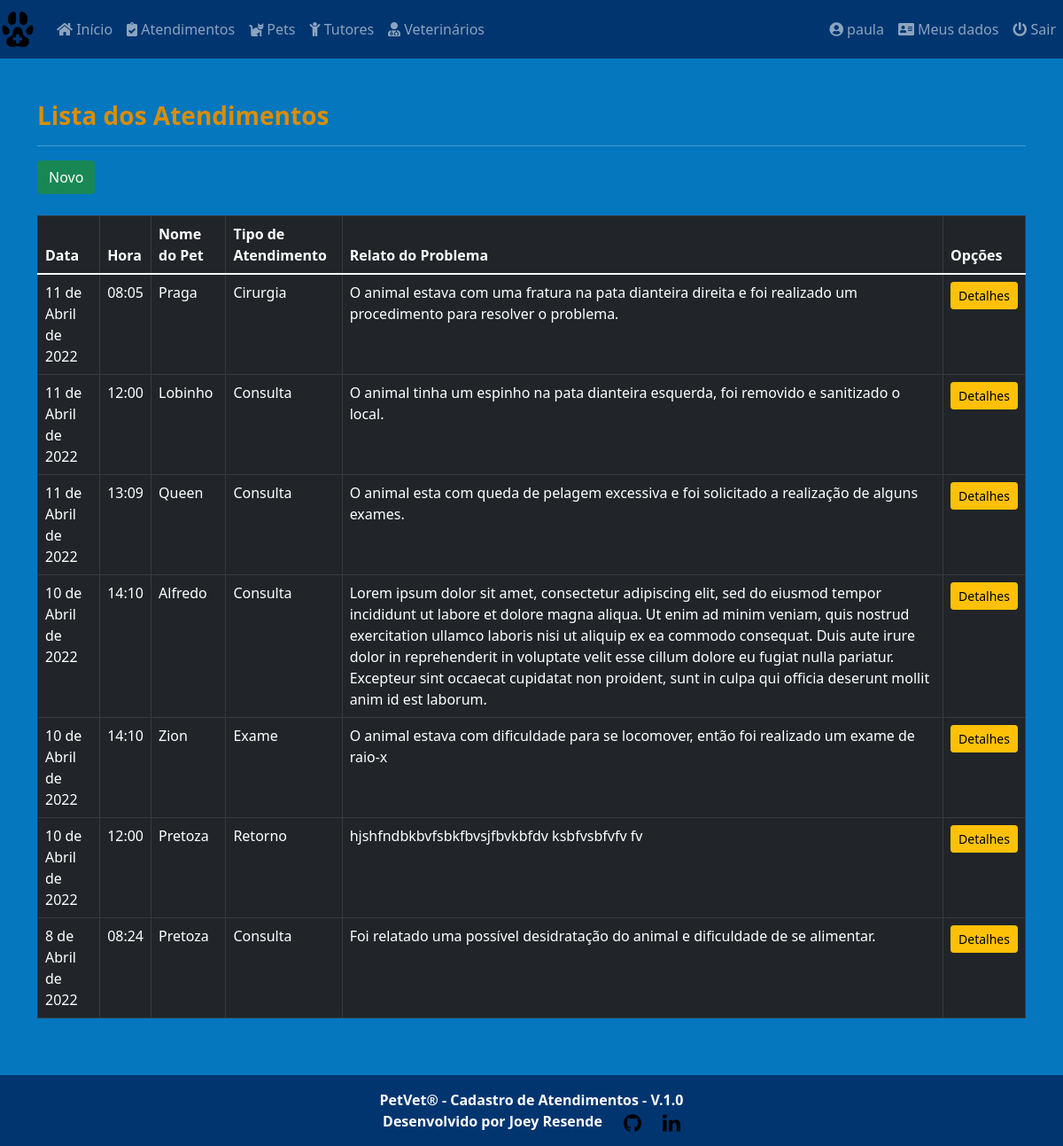
Before: /core/medical_cares/ (signed in) with the older database file.
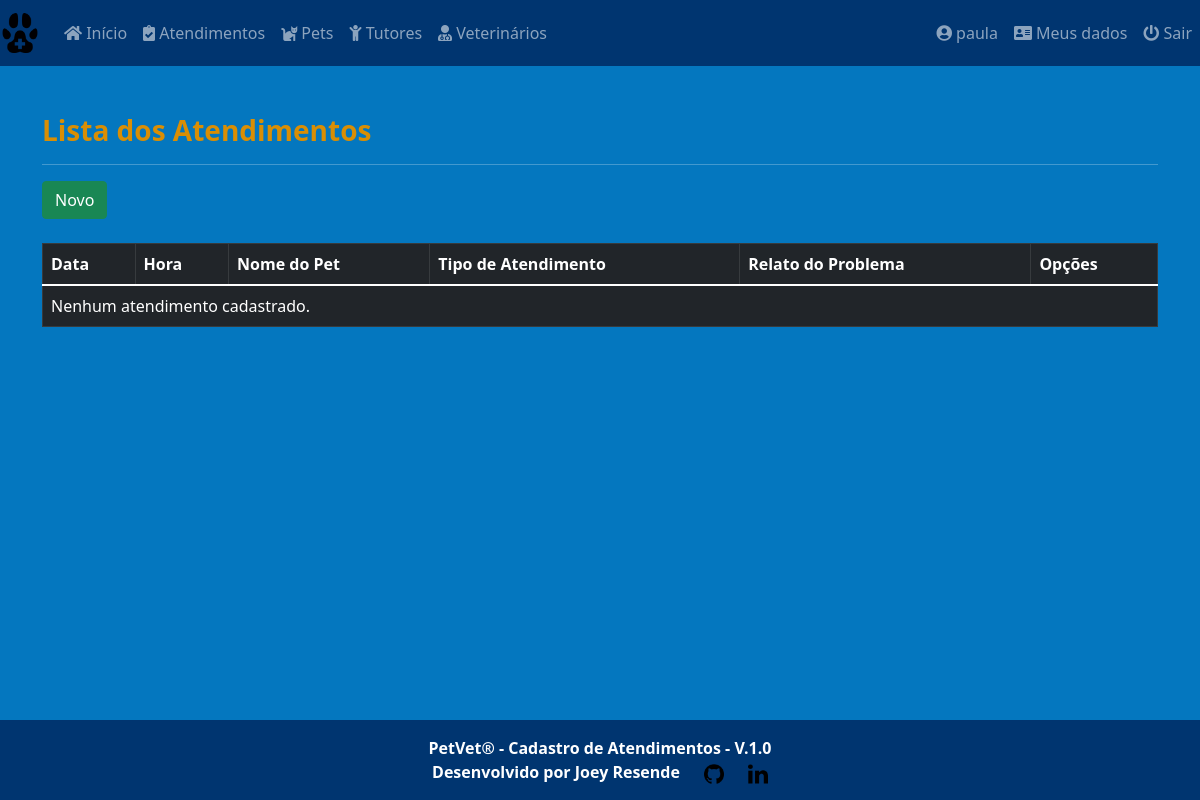
After: the same page with the newer database file.
### core/models.py (models this page shows, shortened)
class MedicalCare(models.Model):
    id = models.AutoField(primary_key=True)
    date = models.DateField(default=date.today, verbose_name='Data')
    time = models.TimeField(verbose_name='Hora')
    pet_name = models.ForeignKey(
        'Pets', on_delete=models.PROTECT, null=True, verbose_name='Nome do Pet')
    procedure = models.CharField(
        max_length=8, choices=procedures, verbose_name='Tipo de atendimento')
    vet_name = models.ForeignKey(
        'Vet', on_delete=models.PROTECT, null=True, verbose_name='Veterinario')
    sedative = models.CharField(
        max_length=8, choices=type_sedative, default='Não', verbose_name='Tipo de sedativo')
    report = models.TextField(
        max_length=1000, verbose_name='Relato do problema')
    class Meta:
        ordering = ['-date']

class Pets(models.Model):
    id = models.AutoField(primary_key=True)
    pet_name = models.CharField(
        max_length=30, verbose_name='Nome do Pet')
    species = models.CharField(
        max_length=20, verbose_name='Espécie')
    breed = models.CharField(
        max_length=30, verbose_name='Raça')
    gender = models.CharField(
        max_length=5, choices=sex_status, verbose_name='Genêro')
    date_of_birth = models.DateField(
        null=True, blank=True, verbose_name='Data de Nascimento')
    castrated = models.CharField(
        max_length=3, choices=castrated_status, default='N', verbose_name='Castrado?')
    weight = models.DecimalField(
        max_digits=6, decimal_places=3, verbose_name='Peso')
    tutor_name = models.ForeignKey(
        'Tutor', on_delete=models.PROTECT, null=True, verbose_name="Nome do Tutor")
    class Meta:
        ordering = ['-id']
    def __str__(self):
        return self.pet_name

### core/views.py (the view)
# urls.py: path('medical_cares/', MedicalCareList.as_view(), name='medical_cares'),
class MedicalCareList(LoginRequiredMixin, ListView):
    login_url = reverse_lazy('login')
    model = MedicalCare
    template_name = 'core/medical_care_list.html'

### core/templates/core/medical_care_list.html (shortened to what this page needs)
{% extends 'core/base_model.html' %}
{% load static %}
{% block content %}
<h3><strong>Lista dos Atendimentos</strong></h3>
<hr>
<a href="{% url 'medical_care_new' %}" class="btn btn-success btn">Novo</a><br><br>
<div class="table-responsive">
  <table class="table table-bordered table-hover table-dark" id="medical_care_table">
    <thead class="thead-dark bg-dark">
      <tr>
        <th>Data</th>
        <th>Hora</th>
        <th>Nome do Pet</th>
        <th>Tipo de Atendimento</th>
        <th>Relato do Problema</th>
        <th>Opções</th>
      </tr>
    </thead>
    <tbody>
      {% for each in object_list %}
      <tr>
        <td>{{ each.date }}</td>
        <td>{{ each.time }}</td>
        <td>{{ each.pet_name }}</td>
        <td>{{ each.procedure }}</td>
        <td>{{ each.report }}</td>
        <td>
          <a href="{% url 'medical_care_detail' each.pk %}" class="btn btn-warning btn-sm">Detalhes</a>
        </td>
      </tr>
      {% empty %}
      <tr>
        <td colspan="6">Nenhum atendimento cadastrado.</td>
      </tr>
      {% endfor %}
    </tbody>
  </table>
</div>
{% endblock %}

### core/templates/core/base_model.html (shortened to what this page needs)
{% load static %}
<!DOCTYPE html>
<html lang="pt-br" class="h-100">
<head>
    <link
      rel="stylesheet"
      href="https://cdn.jsdelivr.net/npm/bootstrap@5.1.3/dist/css/bootstrap.min.css"
    />
    <link rel="stylesheet" href="https://cdnjs.cloudflare.com/ajax/libs/font-awesome/5.11.2/css/all.css">
    <link rel="stylesheet" href="{% static 'css/styles.css' %}" />
    <link rel="stylesheet" type="text/css" href="https://cdn.datatables.net/v/bs5/dt-1.11.5/datatables.min.css"/>
</head>
 <body class="d-flex flex-column h-100">
    <main role="main" class="flex-shrink-0">
      {% block menu %}
      <header class="navbar navbar-expand navbar-dark flex-column flex-md-row bd-navbar">
        <a class="navbar-brand" href="{% url 'index' %}">
          <img src="{% static 'img/favicon.ico/' %}" height="40" alt="" />
        </a>
        <div class="navbar-nav-scroll">
          <ul class="navbar-nav bd-navbar-nav flex=row">
              <li class="nav-item">
                <a class="nav-link" href="{% url 'index' %}">
                  <i class="fa fa-home" aria-hidden="true"></i>
                    Início
                </a>
              </li>
              <li class="nav-item">
                <a class="nav-link" href="{% url 'medical_cares' %}">
                  <i class="fas fa-clipboard-check" aria-hidden="true"></i>
                  Atendimentos
                </a>
              </li>
              <li class="nav-item">
                <a class="nav-link" href="{% url 'pets' %}">
                  <i class="fas fa-cat" aria-hidden="true"></i>
                  Pets
                </a>
              </li>
              <li class="nav-item">
                <a class="nav-link" href="{% url 'tutors' %}">
                  <i class="fas fa-child" aria-hidden="true"></i>
                  Tutores
                </a>
              </li>
              <li class="nav-item">
                <a class="nav-link" href="{% url 'vets' %}">
                  <i class="fas fa-user-md" aria-hidden="true"></i>
                  Veterinários
                </a>
              </li>
          </ul>
        </div>
        <div class="collapse navbar-collapse d-lg-flex justify-content-end">
          <ul class="navbar-nav bd-navbar-nav flex=row">
            {% if request.user.is_authenticated %}
            <li class="nav-item">
              <a class="nav-link" href="#">
                <i class="fas fa-user-circle" aria-hidden="true"></i>
                  <span id="username">{{ request.user }}</span>
              </a>
            </li>
            <li class="nav-item">
              <a class="nav-link" href="{% url 'meus_dados' %}">
                <i class="fas fa-address-card" aria-hidden="true"></i>
                Meus dados
              </a>
            </li>
            <li class="nav-item">
              <a class="nav-link" href="{% url 'logout' %}">
                <i class="fas fa-power-off" aria-hidden="true"></i>
                Sair
              </a>
            </li>
            {% endif %}
              </ul>
            </div>
      </header>
      {% endblock %}
      <div class="container py-5">
        {% block content %}
        {% endblock %}
      </div>
    </main>
    <footer class="mt-auto">
      {% block footer %}
      <div class="container-fluid text-center p-3">
        <div class="row justify-content-md-center">
          <div class="col text-center">
            <span><strong>PetVet® - Cadastro de Atendimentos - V.1.0</strong></span><br>
          </div>
        </div>
        <div class="row justify-content-md-center">
          <div class="col-md-auto">
            <span><strong>Desenvolvido por Joey Resende</strong></span>
          </div>
          <div class="col-md-auto">
            <a href="https://github.com/Joey-Resende" target="_blank">
              <img src="{% static 'img/github_logo_icon.png' %}" height="20" alt="logo github">
            </a>
          </div>
          <div class="col-md-auto">
            <a href="https://www.linkedin.com/in/givanildo-resende/" target="_blank">
              <img src="{% static 'img/linkedin_logo_icon.png' %}" height="20" alt="logo linkedin">
            </a>
          </div>
        </div>
      </div>
      {% endblock %}
    </footer>
  </body>
</html>

### static/css/styles.css (style rules this page uses)
:root { --preto: #000000; --branco-1: #ffffff; --branco-2: #E0E2DD; --azul-1: #0477BF; --azul-2: #0388A6; --azul-3: #003570; --amarelo-1: #F2CB05; --amarelo-2: #D98E04; }
body { background-color: var(--azul-1); color: var(--preto); }
h3 { color: var(--amarelo-2); }
div { color: var(--branco-1); }
.navbar { background-color: var(--azul-3); color: var(--amarelo-2); }
footer { background-color: var(--azul-3); }

Changed rows visible on the page:
removed MedicalCare: date "11 de Abril de 2022", time "08:05", pet_name "Praga", procedure "Cirurgia", report "O animal estava com uma fratura na pata dianteira direita e foi realizado um procedimento para resolver o problema."
removed MedicalCare: date "11 de Abril de 2022", time "12:00", pet_name "Lobinho", procedure "Consulta", report "O animal tinha um espinho na pata dianteira esquerda, foi removido e sanitizado o local."
removed MedicalCare: date "11 de Abril de 2022", time "13:09", pet_name "Queen", procedure "Consulta", report "O animal esta com queda de pelagem excessiva e foi solicitado a realização de alguns exames."
removed MedicalCare: date "10 de Abril de 2022", time "14:10", pet_name "Alfredo", procedure "Consulta", report "Lorem ipsum dolor sit amet, consectetur adipiscing elit, sed do eiusmod tempor incididunt ut labore et dolore magna aliqua. Ut enim ad minim veniam, quis nostrud exercitation ullamco laboris nisi ut aliquip ex ea commodo consequat. Duis aute irure dolor in reprehenderit in voluptate velit esse cillum dolore eu fugiat nulla pariatur. Excepteur sint occaecat cupidatat non proident, sunt in culpa qui officia deserunt mollit anim id est laborum."
removed MedicalCare: date "10 de Abril de 2022", time "14:10", pet_name "Zion", procedure "Exame", report "O animal estava com dificuldade para se locomover, então foi realizado um exame de raio-x"
removed MedicalCare: date "10 de Abril de 2022", time "12:00", pet_name "Pretoza", procedure "Retorno", report "hjshfndbkbvfsbkfbvsjfbvkbfdv ksbfvsbfvfv fv"
removed MedicalCare: date "8 de Abril de 2022", time "08:24", pet_name "Pretoza", procedure "Consulta", report "Foi relatado uma possível desidratação do animal e dificuldade de se alimentar."
Other visible differences:
text now shown: "Nenhum atendimento cadastrado."
